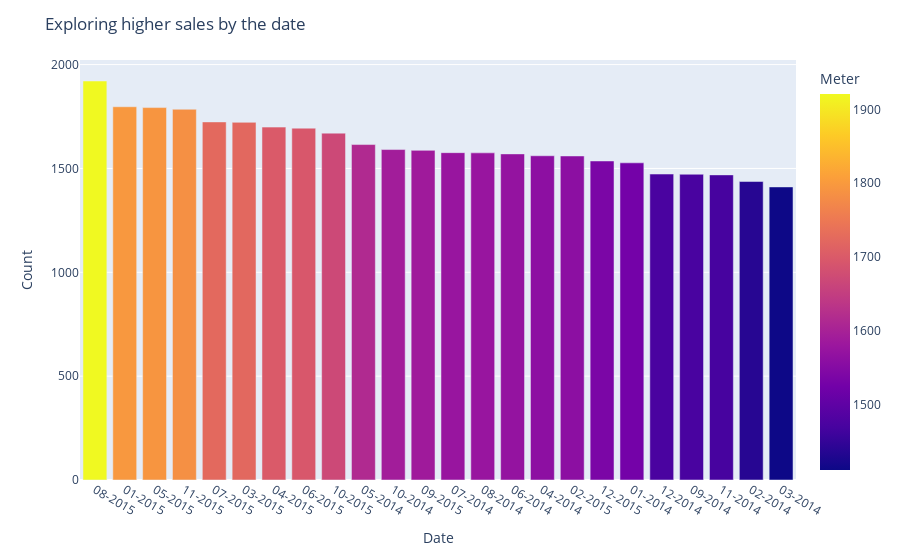

Notebook code for this chart:
### Code cell
fig1 = px.bar(data["Month-Year"].value_counts(ascending=False), 
              orientation= "v", 
              color = data["Month-Year"].value_counts(ascending=False),
               labels={'value':'Count', 'index':'Date','color':'Meter'})

fig1.update_layout(title_text="Exploring higher sales by the date")

fig1.show()

### Figure 1 — Plotly figure (JSON) as saved in the notebook; plotly's stock layout.template omitted (floating-point values rounded to 4 significant figures)
{"data": [{"alignmentgroup": "True", "hovertemplate": "Date=%{x}<br>Count=%{y}<br>Meter=%{marker.color}<extra></extra>", "legendgroup": "", "marker": {"color": [1921, 1797, 1793, 1785, 1724, 1722, 1699, 1694, 1670, 1615, 1591, 1587, 1576, 1575, 1570, 1561, 1560, 1536, 1527, 1473, 1472, 1469, 1437, 1411], "coloraxis": "coloraxis", "pattern": {"shape": ""}}, "name": "", "offsetgroup": "", "orientation": "v", "showlegend": false, "textposition": "auto", "type": "bar", "x": ["08-2015", "01-2015", "05-2015", "11-2015", "07-2015", "03-2015", "04-2015", "06-2015", "10-2015", "05-2014", "10-2014", "09-2015", "07-2014", "08-2014", "06-2014", "04-2014", "02-2015", "12-2015", "01-2014", "12-2014", "09-2014", "11-2014", "02-2014", "03-2014"], "xaxis": "x", "y": [1921, 1797, 1793, 1785, 1724, 1722, 1699, 1694, 1670, 1615, 1591, 1587, 1576, 1575, 1570, 1561, 1560, 1536, 1527, 1473, 1472, 1469, 1437, 1411], "yaxis": "y"}], "layout": {"barmode": "relative", "coloraxis": {"colorbar": {"title": {"text": "Meter"}}, "colorscale": [[0, "#0d0887"], [0.1111, "#46039f"], [0.2222, "#7201a8"], [0.3333, "#9c179e"], [0.4444, "#bd3786"], [0.5556, "#d8576b"], [0.6667, "#ed7953"], [0.7778, "#fb9f3a"], [0.8889, "#fdca26"], [1, "#f0f921"]]}, "legend": {"tracegroupgap": 0}, "margin": {"t": 60}, "title": {"text": "Exploring higher sales by the date"}, "xaxis": {"anchor": "y", "domain": [0, 1], "title": {"text": "Date"}}, "yaxis": {"anchor": "x", "domain": [0, 1], "title": {"text": "Count"}}}}
